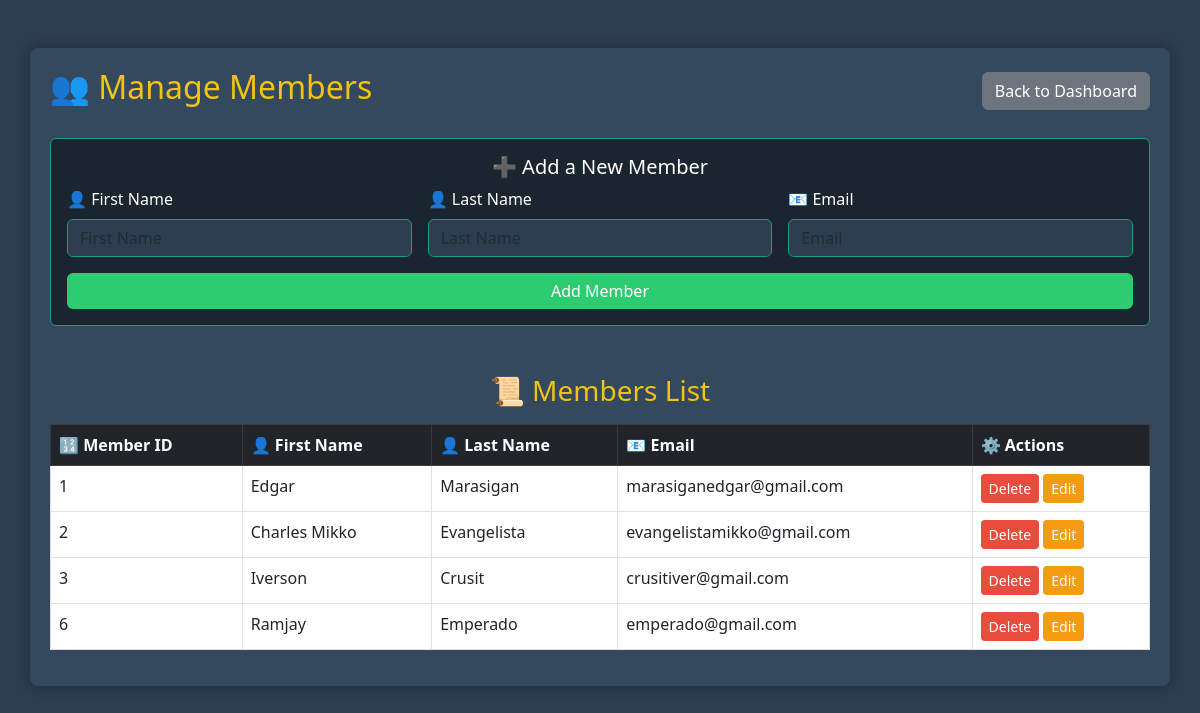
The app's page /manage_members.php with its own data.
### tables this page shows
CREATE TABLE `members` (
  `MemberID` int(11) NOT NULL,
  `LastName` varchar(50) NOT NULL,
  `FirstName` varchar(50) NOT NULL,
  `MiddleName` varchar(50) DEFAULT NULL,
  `Email` varchar(255) DEFAULT NULL
);

### manage_members.php (the view, shortened to what this page needs)
<?php
$host = 'localhost';
$dbname = 'librarydb';
$username = 'root';
$password = '';
try {
    $conn = new PDO("mysql:host=$host;dbname=$dbname", $username, $password);
    $conn->setAttribute(PDO::ATTR_ERRMODE, PDO::ERRMODE_EXCEPTION);
} catch (PDOException $e) {
    echo "Connection failed: " . $e->getMessage();
    exit();
}
?>
<?php
$members = $conn->query("SELECT * FROM Members")->fetchAll(PDO::FETCH_ASSOC);
?>
<!DOCTYPE html>
<html lang="en">
<head>
    <link rel="stylesheet" href="https://cdn.jsdelivr.net/npm/bootstrap@5.3.0/dist/css/bootstrap.min.css">
</head>
<body>
    <div class="container mt-5">
        <div class="d-flex justify-content-between align-items-center">
            <h2>👥 Manage Members</h2>
            <a href="index.php" class="btn btn-secondary btn-custom">Back to Dashboard</a>
        </div>
        <div class="card mt-4 p-3">
            <h5 class="text-center">➕ Add a New Member</h5>
            <form method="POST">
                <div class="row g-3">
                    <div class="col-md-4">
                        <label class="form-label">👤 First Name</label>
                        <input type="text" name="first_name" class="form-control" placeholder="First Name" required>
                    </div>
                    <div class="col-md-4">
                        <label class="form-label">👤 Last Name</label>
                        <input type="text" name="last_name" class="form-control" placeholder="Last Name" required>
                    </div>
                    <div class="col-md-4">
                        <label class="form-label">📧 Email</label>
                        <input type="email" name="email" class="form-control" placeholder="Email" required>
                    </div>
                    <div class="col-12 mt-3">
                        <button type="submit" name="add" class="btn btn-success w-100 btn-custom">Add Member</button>
                    </div>
                </div>
            </form>
        </div>
        <h3 class="mt-5">📜 Members List</h3>
        <table class="table table-hover table-bordered mt-3">
            <thead class="table-dark">
                <tr>
                    <th>🔢 Member ID</th>
                    <th>👤 First Name</th>
                    <th>👤 Last Name</th>
                    <th>📧 Email</th>
                    <th>⚙️ Actions</th>
                </tr>
            </thead>
            <tbody>
                <?php foreach ($members as $member) { ?>
                    <tr>
                        <td><?php echo $member['MemberID']; ?></td>
                        <td><?php echo $member['FirstName']; ?></td>
                        <td><?php echo $member['LastName']; ?></td>
                        <td><?php echo $member['Email']; ?></td>
                        <td>
                            <form method="POST" style="display:inline;">
                                <button type="submit" name="delete" class="btn btn-danger btn-sm">Delete</button>
                            </form>
                            <a href="edit_member.php?id=<?php echo $member['MemberID']; ?>" class="btn btn-warning btn-sm">Edit</a>
                        </td>
                    </tr>
                <?php } ?>
            </tbody>
        </table>
    </div>
</body>
</html>

### manage_members.php (style rules this page uses)
body { background-color: #2c3e50; color: #ecf0f1; }
.container { background-color: #34495e; padding: 20px; border-radius: 8px; box-shadow: 0px 0px 15px rgba(0, 0, 0, 0.3); }
h2, h3 { color: #f1c40f; text-align: center; }
.table { background-color: #2c3e50; color: #ffffff; }
.table thead { background-color: #16a085; color: #ffffff; }
.card { background-color: #1a252f; color: #ffffff; border: 1px solid #16a085; }
.btn-custom { transition: all 0.3s ease; }
.form-control { background-color: #2c3e50; color: #ffffff; border: 1px solid #16a085; }
.btn-success { background-color: #2ecc71; border: none; }
.btn-danger { background-color: #e74c3c; border: none; }
.btn-warning { background-color: #f39c12; border: none; color: #fff; }

### records on screen
members: MemberID "1", FirstName "Edgar", LastName "Marasigan", Email "marasiganedgar@gmail.com"
members: MemberID "2", FirstName "Charles Mikko", LastName "Evangelista", Email "evangelistamikko@gmail.com"
members: MemberID "3", FirstName "Iverson", LastName "Crusit", Email "crusitiver@gmail.com"
members: MemberID "6", FirstName "Ramjay", LastName "Emperado", Email "emperado@gmail.com"
